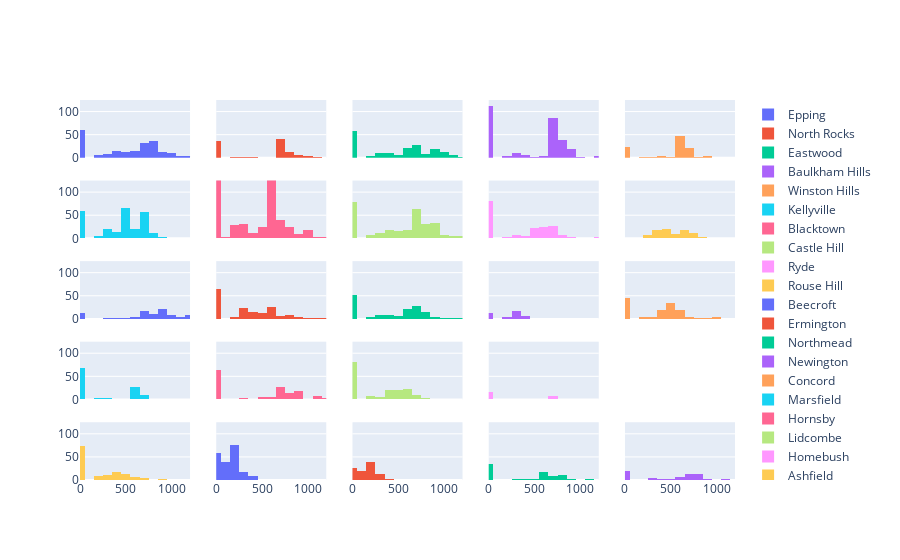

Notebook source saved alongside this figure:
### Markdown cell above
**Land Size**

* Epping, Eastwood, Ryde, Ermington and Castle Hill have decent stock in the 400s. 
* Lidcombe and Ashfield are also decent.
* Kellyville, Blacktown, Rouse Hill but less preferable in terms of Distance

### Code cell
# suburb_list = [epping_listings, northrocks_listings, eastwood_listings, baulkham_listings, winston_listings, kellyville_listings, blacktown_listings, castle_listings, ryde_listings, rouse_listings, beecroft_listings, ermington_listings, northmead_listings, newington_listings, concord_listings, marsfield_listings, hornsby_listings, Lidcombe_listings, Homebush_listings, Straithfield_listings, Ashfield_listings, Leichhardt_listings, Annandale_listings, AllambieHeights_listings, Forestville_listings, Lindfield_listings, Gordon_listings, Pymble_listings, LaneCove_listings, Meadowbank_listings, SummerHill_listings, Rydalmere_listings, Rosehill_listings, Westmead_listings, Girraween_listings, BeaumontHills_listings, KellyvilleRidge_listings, ThePonds_listings, Schofields_listings, MarsdenPark_listings, KingsLangley_listings, BellaVista_listings, BoxHill_listings, PennantHills_listings, Earlwood_listings, Marrickville_listings, Dulwich_listings, Petersham_listings, Campsie_listings, Canterbury_listings, Berala_listings, Leppington_listings, EdmondsonPark_listings, MacquariePark_listings, Chatswood_listings, Carlingford_listings, Kogarah_listings, Rockdale_listings, Cherrybrook_listings, Eastwood_listings, Homebush_listings, Minto_listings, QuakersHill_listings, Revesby_listings, SevenHills_listings, StanhopeGardens_listings, Waterloo_listings]

fig = make_subplots(
    rows=5, cols=5
    #     ,subplot_titles=("Plot 1", "Plot 2", "Plot 3", "Plot 4")
    ,shared_yaxes=True
    ,shared_xaxes=True)

df_numb=0
for row in range(1,6):
    for col in range(1,6):
        suburb_df = suburb_list[df_numb]
        suburb_df_price = suburb_df[suburb_df["sold_date_dt"] >= dtm]["land_size"]
                
        if suburb_list[df_numb]["suburb"].count()>=1:
            name = suburb_list[df_numb]["suburb"].unique()[0]
            fig.update_xaxes(range=[0, 1200], row=row, col=col)
            fig.update_yaxes(range=[0, 125], row=row, col=col)
            fig.add_trace(go.Histogram(x=suburb_df_price,xbins=dict(size=100),autobinx = False, name=name),row =row, col=col)
            
        df_numb=df_numb+1                   
        
fig.show()

### Figure 1 — Plotly figure (JSON) as saved in the notebook; plotly's stock layout.template omitted (floating-point values rounded to 4 significant figures; data arrays with more than 128 entries replaced by an {"elided": "..."} marker saying what was removed)
{"data": [{"autobinx": false, "name": "Epping", "type": "histogram", "x": {"elided": "217 float values"}, "xaxis": "x", "xbins": {"size": 100}, "yaxis": "y"}, {"autobinx": false, "name": "North Rocks", "type": "histogram", "x": [1088.0, -1, 715, 721, -1, 294, 901.3, 831, 696, 695.6, -1, -1, 696, -1, 696, 325, 739.5, -1, 696, 695, 356, 818, -1, -1, 708, 695.6, -1, -1, -1, 696, 695, 797, -1, 957, -1, 695, -1, 696, 815, 1296, 708, 695, 721, 242, -1, 1676, 1012, 917, 708, 717, 768, 789, -1, -1, 885, -1, 696, 695, 898, 696, 696, 695, 752, 739, 828.3, -1, -1, 696, -1, 1296, 1100, -1, 698, 729.2, 696, -1, -1, 776, -1, 696, 696, 696, -1, 696, 695, 1021, 708, -1, 1385, -1, 843, -1, 894, 720, 696, 695.5, -1, -1, 199, -1, 769, 696, -1, -1, 695.6, -1, 828, -1, 904, -1], "xaxis": "x2", "xbins": {"size": 100}, "yaxis": "y2"}, {"autobinx": false, "name": "Eastwood", "type": "histogram", "x": {"elided": "188 float values"}, "xaxis": "x3", "xbins": {"size": 100}, "yaxis": "y3"}, {"autobinx": false, "name": "Baulkham Hills", "type": "histogram", "x": {"elided": "289 float values"}, "xaxis": "x4", "xbins": {"size": 100}, "yaxis": "y4"}, {"autobinx": false, "name": "Winston Hills", "type": "histogram", "x": [-1, -1, 575.4, 556, 556, 403, 727, -1, 784, -1, 240, 695.5, 287, 645, 689, 569.1, 588.1, 575, -1, 562, 556, 556.4, 563, 569, 600.9, 556, 556, 746, 651, 619.6, 727, 721, 556, -1, 734, 612, 556.4, -1, -1, 556, 639, 695, 689, -1, 478, 649, 556, 575, 613, 556, -1, 556, -1, 556, 556, 556, 556, 563, -1, 292.1, 556, 569, 695, -1, 900, 570, -1, 645, 695, -1, 714.5, -1, 563, 582, 416, 607, 569, 552, 688, 721, 620, 696, 619.7, 850, 696, 556, 607, 563, 696, 898, -1, -1, 386, -1, 601, -1, 651, 698, -1, -1, -1, 692, 695, -1], "xaxis": "x5", "xbins": {"size": 100}, "yaxis": "y5"}, {"autobinx": false, "name": "Kellyville", "type": "histogram", "x": {"elided": "256 float values"}, "xaxis": "x6", "xbins": {"size": 100}, "yaxis": "y6"}, {"autobinx": false, "name": "Blacktown", "type": "histogram", "x": {"elided": "683 float values"}, "xaxis": "x7", "xbins": {"size": 100}, "yaxis": "y7"}, {"autobinx": false, "name": "Castle Hill", "type": "histogram", "x": {"elided": "302 float values"}, "xaxis": "x8", "xbins": {"size": 100}, "yaxis": "y8"}, {"autobinx": false, "name": "Ryde", "type": "histogram", "x": {"elided": "183 float values"}, "xaxis": "x9", "xbins": {"size": 100}, "yaxis": "y9"}, {"autobinx": false, "name": "Rouse Hill", "type": "histogram", "x": [450, 268, -1, -1, -1, -1, -1, -1, 600, 450, -1, -1, 242, 712.5, 613, 712.8, -1, 750, 633, -1, 801, 641.5, 620, 700, 559.5, -1, 417, -1, 600, 808.8, 540, -1, 501.4, -1, 1062, 579.4, -1, 600, -1, 587, 450, -1, -1, 600, 600, 701, 351, 419, -1, 700, 441, 530, -1, 273, 550, 345, -1, -1, 615.5, 440, -1, 450, 450, 450, 505.6, 510, 450, 600, 450, 600, 601.2, 435, 382, -1, -1, 450, 600, 580.5, 215, 450, 450, 708, -1, -1, 450, 488, 804.7, 308, 450, 620, -1, 600, 700, -1, 450, 336, 336, 270.4, 335, 335, 450, -1, -1, 270.4, 317.8, 317, -1, 303, 399, 789.9, 700, 907, 317.8, 314, -1, 276, -1, 660, 700, -1, 350, 306.6, 300, 303, 700], "xaxis": "x10", "xbins": {"size": 100}, "yaxis": "y10"}, {"autobinx": false, "name": "Beecroft", "type": "histogram", "x": [1426, 507.2, 1037, 1435, 695.6, 860, 600, 1005, 3272, 966.4, -1, -1, 928.7, 1220, 695.6, 929.5, 1157, 872, 771, 961.1, 1107, 897, 746, 702.7, 658.2, 583, 1107, 837.5, 911.3, 866.3, 1252, 803, 724.1, 946.2, 809.4, 431, 891.6, 1000, 942, 1372, 291, 769.2, 1086, 925.5, 986.4, 1296, 721.6, 1124, 1871, 1151, 1182, 743, 803, 1448, -1, 930, 930, 841, -1, -1, 604, 796, 930, 923.2, 822, 1322, 1006, 697, 1480, -1, -1, -1, 910, 1494, 1277, 698, 734, 600, 1126, 1211.0, 1005, 733, 1310, 710, 930, 1152, 1152, 1195, -1, 841, 898, 746.1, 1227, -1, 653, 740, 897.9, 881, 902.6, 658, 2219, 1404, -1, -1, -1, 910.5], "xaxis": "x11", "xbins": {"size": 100}, "yaxis": "y11"}, {"autobinx": false, "name": "Ermington", "type": "histogram", "x": {"elided": "172 float values"}, "xaxis": "x12", "xbins": {"size": 100}, "yaxis": "y12"}, {"autobinx": false, "name": "Northmead", "type": "histogram", "x": {"elided": "153 float values"}, "xaxis": "x13", "xbins": {"size": 100}, "yaxis": "y13"}, {"autobinx": false, "name": "Newington", "type": "histogram", "x": [314.8, -1, 420.4, 301, 419, -1, -1, 253, 300, 388, 273, 273, 314, 426, 354, 262, 210, -1, 257, 293, -1, -1, 326, 273, 245, -1, -1, -1, 273, 307, 282, 230, 228, -1, -1, -1, 423, 287], "xaxis": "x14", "xbins": {"size": 100}, "yaxis": "y14"}, {"autobinx": false, "name": "Concord", "type": "histogram", "x": {"elided": "137 float values"}, "xaxis": "x15", "xbins": {"size": 100}, "yaxis": "y15"}, {"autobinx": false, "name": "Marsfield", "type": "histogram", "x": [-1, 577, -1, 601, -1, -1, 580, 575, -1, 575.4, 293, -1, -1, -1, -1, 306.7, 607, 686, 582, -1, -1, -1, 581.7, 632, -1, -1, 689, -1, 205, 581.7, 588, -1, 575.4, -1, -1, -1, 575, -1, -1, 950, 613, -1, 791, 591, -1, -1, -1, 158, -1, -1, -1, 174, -1, -1, -1, -1, 689, 580, 582, -1, -1, 575.4, 461, -1, 657, -1, 302, -1, -1, -1, -1, 623, 689, -1, 580, 580, 993, -1, -1, 687, -1, -1, -1, -1, -1, -1, -1, 591, 590, -1, 575, -1, -1, 740, -1, 765, 581.6, 720, 437.5, -1, 626, 260, -1, -1, -1, -1, -1, -1, 156, 870, -1, -1, -1, -1, 582, -1, -1, -1, 702, -1], "xaxis": "x16", "xbins": {"size": 100}, "yaxis": "y16"}, {"autobinx": false, "name": "Hornsby", "type": "histogram", "x": {"elided": "154 float values"}, "xaxis": "x17", "xbins": {"size": 100}, "yaxis": "y17"}, {"autobinx": false, "name": "Lidcombe", "type": "histogram", "x": {"elided": "169 float values"}, "xaxis": "x18", "xbins": {"size": 100}, "yaxis": "y18"}, {"autobinx": false, "name": "Homebush", "type": "histogram", "x": [696, 743, 661.9, -1, 214, -1, -1, -1, 185, 392, -1, -1, -1, 551, -1, 670, 493, -1, 696, -1, -1, -1, -1, 695, -1, 677, -1, -1, -1], "xaxis": "x19", "xbins": {"size": 100}, "yaxis": "y19"}, {"autobinx": false, "name": "Ashfield", "type": "histogram", "x": {"elided": "137 float values"}, "xaxis": "x21", "xbins": {"size": 100}, "yaxis": "y21"}, {"autobinx": false, "name": "Leichhardt", "type": "histogram", "x": {"elided": "204 float values"}, "xaxis": "x22", "xbins": {"size": 100}, "yaxis": "y22"}, {"autobinx": false, "name": "Annandale", "type": "histogram", "x": [-1, 450, 307, 101.2, 74, 221, 171, 190, -1, 228, 398, -1, 328.8, 257, 291, -1, 247, 147, 152, 310, 371, -1, 152, 183, -1, 139, 221, -1, -1, 221.3, -1, 174, 329, 174, -1, 184, 152, -1, -1, 253, 114, 215, 210, 183, 247, -1, 132.8, 200, 370, 120, 118, 107.5, 215, -1, 209, 272, 151.8, 215, 202, -1, 191, 126.5, 285, 240, 163, 138, 117, 344, -1, 230, 242, -1, 167, -1, 145, 152, -1, 157, 140, 129, 183.4, 137, 109, 202, -1, 306, 152, 183, 240, -1, 89, 134, -1, -1, 736, 193, 217, -1, 250, -1], "xaxis": "x23", "xbins": {"size": 100}, "yaxis": "y23"}, {"autobinx": false, "name": "Allambie Heights", "type": "histogram", "x": [727, -1, -1, -1, 405, -1, 1024, 639, 638.6, -1, 619, 809, -1, -1, 375, 556, -1, 594, 750, 1088, 797, 666, -1, -1, 809, 607, 556, -1, 809, -1, -1, -1, 500, -1, 613, 866, 658, -1, 816, -1, 645, 512.2, 728, 798, 765, -1, 559, 606, -1, 601, 595, 594, -1, -1, -1, -1, 565, 311, -1, 1055, 784, -1, -1, 765, 683, -1, 683, 727, -1, 575, 679, 645, 1163, -1, 282, -1, -1, 873, -1, -1, -1, 335, 1269, -1], "xaxis": "x24", "xbins": {"size": 100}, "yaxis": "y24"}, {"autobinx": false, "name": "Forestville", "type": "histogram", "x": [349, 268, -1, 696, -1, 759, 696, -1, -1, 791, 235, 820, -1, 556, 702, 830, 721, 873, -1, 391, 822, 721, 759, 778, 557, 557.5, 740, 620, 720.8, 696, 828, 578, 1113, -1, -1, -1, -1, 556, 721, 780, 314.5, 569.1, 1341, 1752, -1, 721, 841, 422, -1, -1, 708, -1, 898, 339, -1, 1075, 734, 375, -1, -1, 533, 541, 980.1, 820, 847.3, -1, -1, 721, 898, 695.6], "xaxis": "x25", "xbins": {"size": 100}, "yaxis": "y25"}], "layout": {"xaxis": {"anchor": "y", "domain": [0, 0.168], "matches": "x21", "range": [0, 1200], "showticklabels": false}, "xaxis10": {"anchor": "y10", "domain": [0.832, 1], "matches": "x25", "range": [0, 1200], "showticklabels": false}, "xaxis11": {"anchor": "y11", "domain": [0, 0.168], "matches": "x21", "range": [0, 1200], "showticklabels": false}, "xaxis12": {"anchor": "y12", "domain": [0.208, 0.376], "matches": "x22", "range": [0, 1200], "showticklabels": false}, "xaxis13": {"anchor": "y13", "domain": [0.416, 0.584], "matches": "x23", "range": [0, 1200], "showticklabels": false}, "xaxis14": {"anchor": "y14", "domain": [0.624, 0.792], "matches": "x24", "range": [0, 1200], "showticklabels": false}, "xaxis15": {"anchor": "y15", "domain": [0.832, 1], "matches": "x25", "range": [0, 1200], "showticklabels": false}, "xaxis16": {"anchor": "y16", "domain": [0, 0.168], "matches": "x21", "range": [0, 1200], "showticklabels": false}, "xaxis17": {"anchor": "y17", "domain": [0.208, 0.376], "matches": "x22", "range": [0, 1200], "showticklabels": false}, "xaxis18": {"anchor": "y18", "domain": [0.416, 0.584], "matches": "x23", "range": [0, 1200], "showticklabels": false}, "xaxis19": {"anchor": "y19", "domain": [0.624, 0.792], "matches": "x24", "range": [0, 1200], "showticklabels": false}, "xaxis2": {"anchor": "y2", "domain": [0.208, 0.376], "matches": "x22", "range": [0, 1200], "showticklabels": false}, "xaxis20": {"anchor": "y20", "domain": [0.832, 1], "matches": "x25", "showticklabels": false}, "xaxis21": {"anchor": "y21", "domain": [0, 0.168], "range": [0, 1200]}, "xaxis22": {"anchor": "y22", "domain": [0.208, 0.376], "range": [0, 1200]}, "xaxis23": {"anchor": "y23", "domain": [0.416, 0.584], "range": [0, 1200]}, "xaxis24": {"anchor": "y24", "domain": [0.624, 0.792], "range": [0, 1200]}, "xaxis25": {"anchor": "y25", "domain": [0.832, 1], "range": [0, 1200]}, "xaxis3": {"anchor": "y3", "domain": [0.416, 0.584], "matches": "x23", "range": [0, 1200], "showticklabels": false}, "xaxis4": {"anchor": "y4", "domain": [0.624, 0.792], "matches": "x24", "range": [0, 1200], "showticklabels": false}, "xaxis5": {"anchor": "y5", "domain": [0.832, 1], "matches": "x25", "range": [0, 1200], "showticklabels": false}, "xaxis6": {"anchor": "y6", "domain": [0, 0.168], "matches": "x21", "range": [0, 1200], "showticklabels": false}, "xaxis7": {"anchor": "y7", "domain": [0.208, 0.376], "matches": "x22", "range": [0, 1200], "showticklabels": false}, "xaxis8": {"anchor": "y8", "domain": [0.416, 0.584], "matches": "x23", "range": [0, 1200], "showticklabels": false}, "xaxis9": {"anchor": "y9", "domain": [0.624, 0.792], "matches": "x24", "range": [0, 1200], "showticklabels": false}, "yaxis": {"anchor": "x", "domain": [0.848, 1], "range": [0, 125]}, "yaxis10": {"anchor": "x10", "domain": [0.636, 0.788], "matches": "y6", "range": [0, 125], "showticklabels": false}, "yaxis11": {"anchor": "x11", "domain": [0.424, 0.576], "range": [0, 125]}, "yaxis12": {"anchor": "x12", "domain": [0.424, 0.576], "matches": "y11", "range": [0, 125], "showticklabels": false}, "yaxis13": {"anchor": "x13", "domain": [0.424, 0.576], "matches": "y11", "range": [0, 125], "showticklabels": false}, "yaxis14": {"anchor": "x14", "domain": [0.424, 0.576], "matches": "y11", "range": [0, 125], "showticklabels": false}, "yaxis15": {"anchor": "x15", "domain": [0.424, 0.576], "matches": "y11", "range": [0, 125], "showticklabels": false}, "yaxis16": {"anchor": "x16", "domain": [0.212, 0.364], "range": [0, 125]}, "yaxis17": {"anchor": "x17", "domain": [0.212, 0.364], "matches": "y16", "range": [0, 125], "showticklabels": false}, "yaxis18": {"anchor": "x18", "domain": [0.212, 0.364], "matches": "y16", "range": [0, 125], "showticklabels": false}, "yaxis19": {"anchor": "x19", "domain": [0.212, 0.364], "matches": "y16", "range": [0, 125], "showticklabels": false}, "yaxis2": {"anchor": "x2", "domain": [0.848, 1], "matches": "y", "range": [0, 125], "showticklabels": false}, "yaxis20": {"anchor": "x20", "domain": [0.212, 0.364], "matches": "y16", "showticklabels": false}, "yaxis21": {"anchor": "x21", "domain": [0, 0.152], "range": [0, 125]}, "yaxis22": {"anchor": "x22", "domain": [0, 0.152], "matches": "y21", "range": [0, 125], "showticklabels": false}, "yaxis23": {"anchor": "x23", "domain": [0, 0.152], "matches": "y21", "range": [0, 125], "showticklabels": false}, "yaxis24": {"anchor": "x24", "domain": [0, 0.152], "matches": "y21", "range": [0, 125], "showticklabels": false}, "yaxis25": {"anchor": "x25", "domain": [0, 0.152], "matches": "y21", "range": [0, 125], "showticklabels": false}, "yaxis3": {"anchor": "x3", "domain": [0.848, 1], "matches": "y", "range": [0, 125], "showticklabels": false}, "yaxis4": {"anchor": "x4", "domain": [0.848, 1], "matches": "y", "range": [0, 125], "showticklabels": false}, "yaxis5": {"anchor": "x5", "domain": [0.848, 1], "matches": "y", "range": [0, 125], "showticklabels": false}, "yaxis6": {"anchor": "x6", "domain": [0.636, 0.788], "range": [0, 125]}, "yaxis7": {"anchor": "x7", "domain": [0.636, 0.788], "matches": "y6", "range": [0, 125], "showticklabels": false}, "yaxis8": {"anchor": "x8", "domain": [0.636, 0.788], "matches": "y6", "range": [0, 125], "showticklabels": false}, "yaxis9": {"anchor": "x9", "domain": [0.636, 0.788], "matches": "y6", "range": [0, 125], "showticklabels": false}}}
